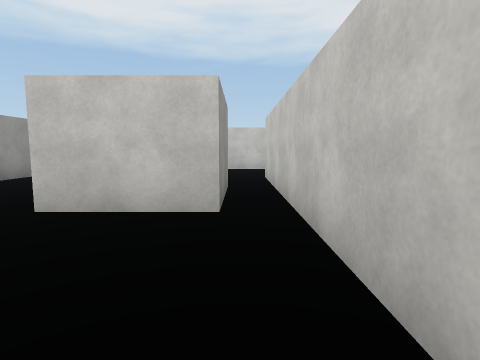
[1] (above)

24 first-person views from a walk through a Unity game level. The camera is 1.4 m above the floor, tilts 6° down and sees 80° across. The floor is counted in squares, 2 m on a side. Each view is taken from the middle of a square. On the plan, view 1 faces up. The plan holds only what a view shows up to about 10 squares ahead; the rest is blank. The player is left out. Surface patterns are stand-ins for the level's own textures.

[2]
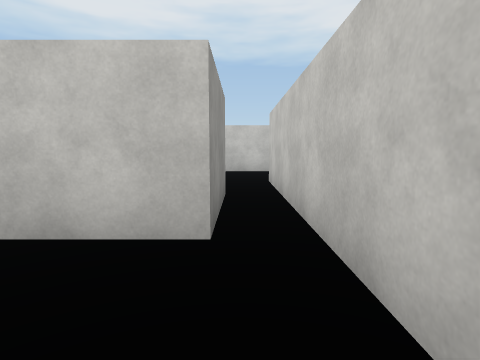

[3]
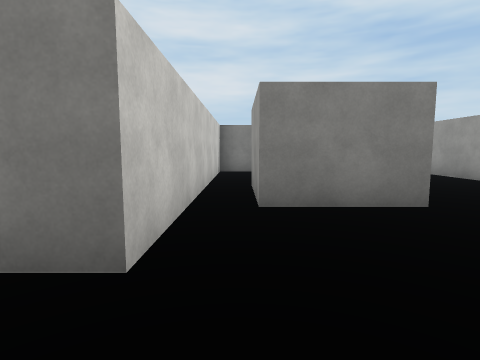

[4]
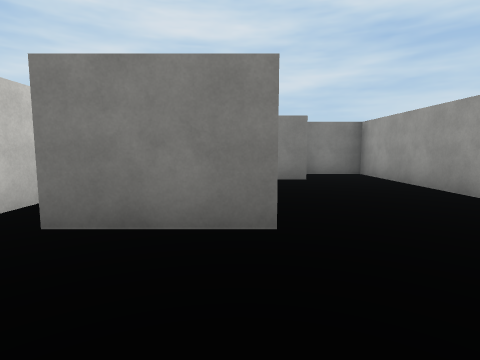

[5]
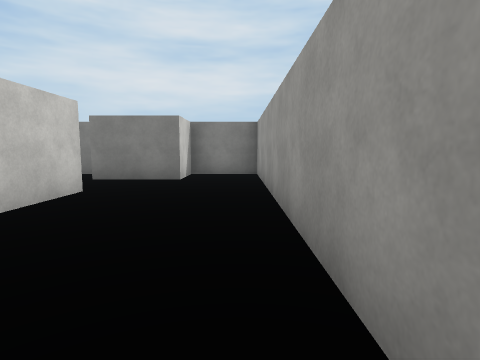

[6]
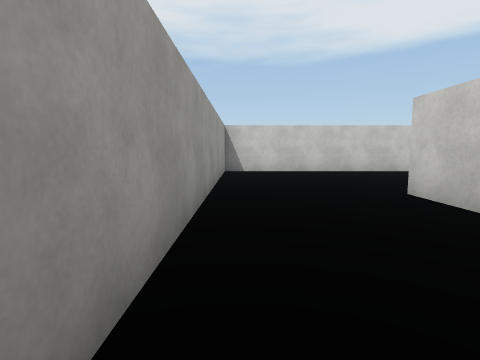

[7]
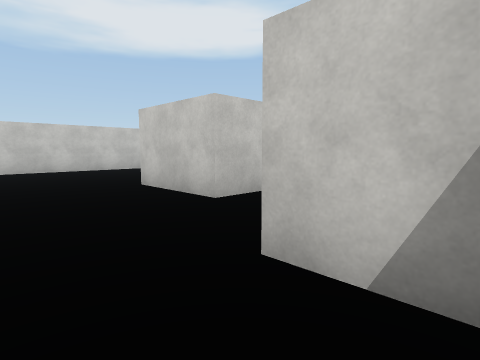

[8]
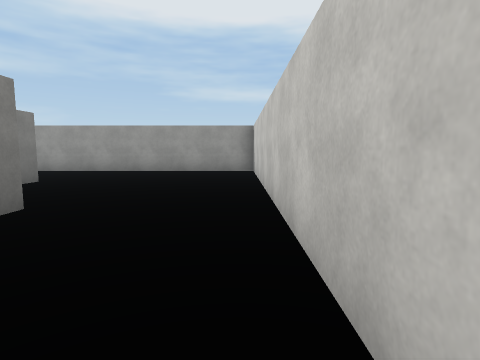

[9]
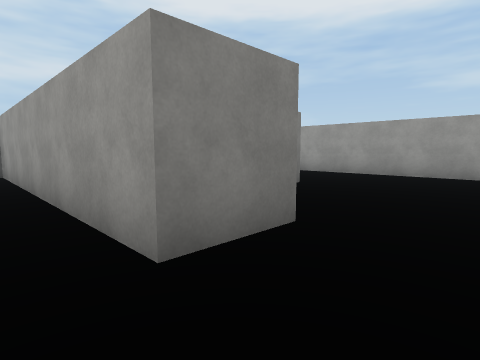

[10]
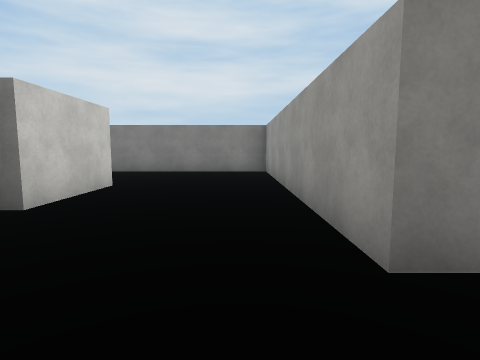

[11]
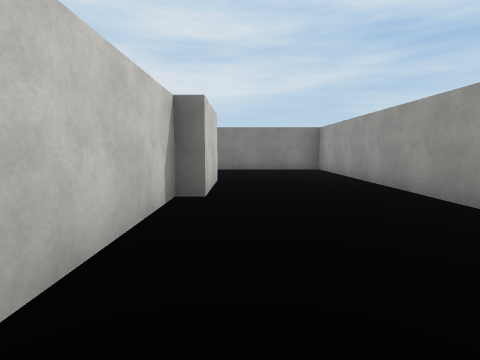

[12]
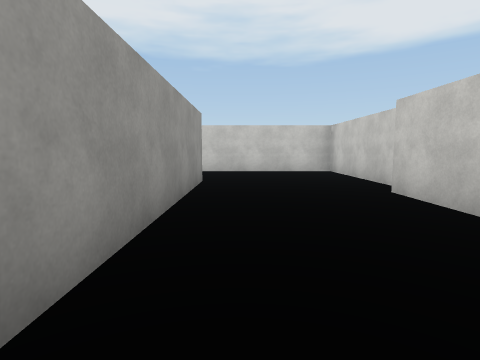

[13]
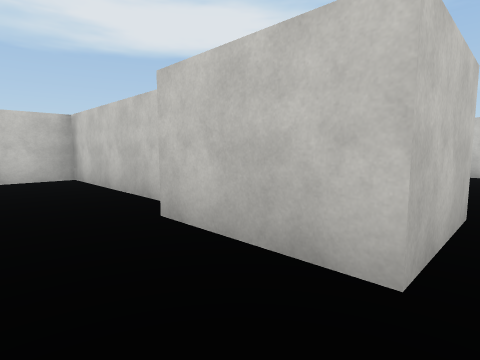

[14]
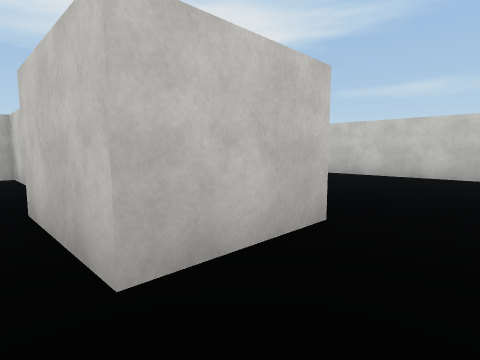

[15]
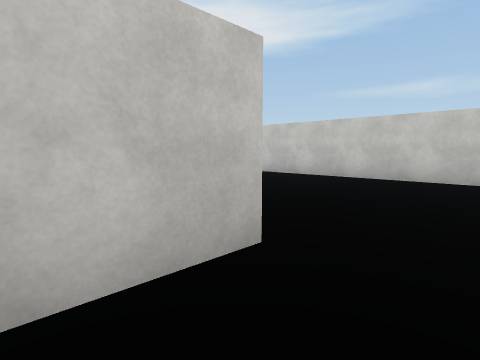

[16]
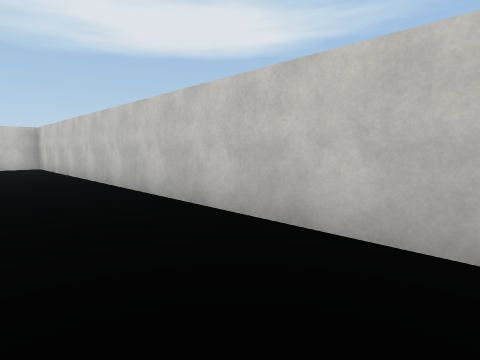

[17]
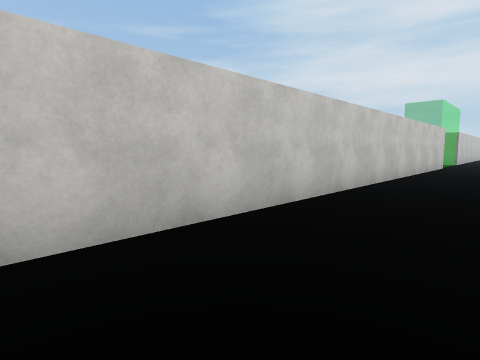

[18]
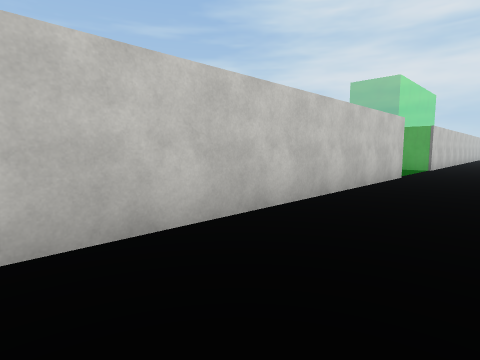

[19]
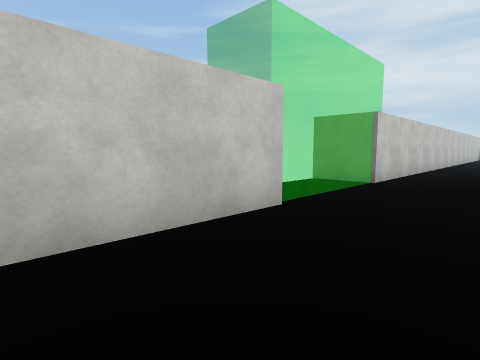

[20]
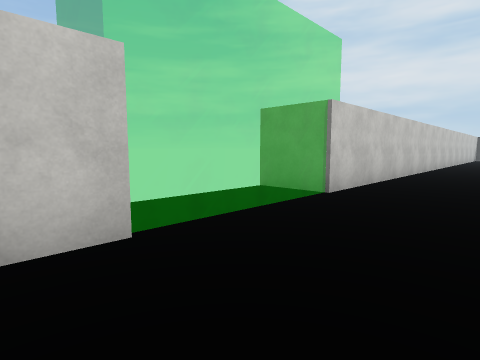

[21]
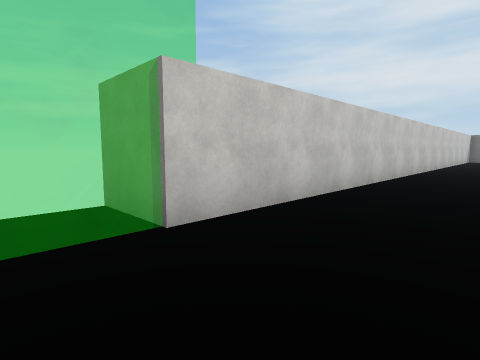

[22]
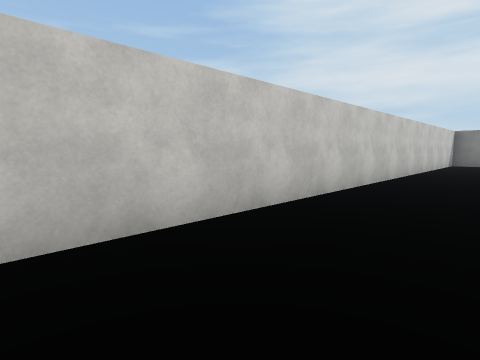

[23]
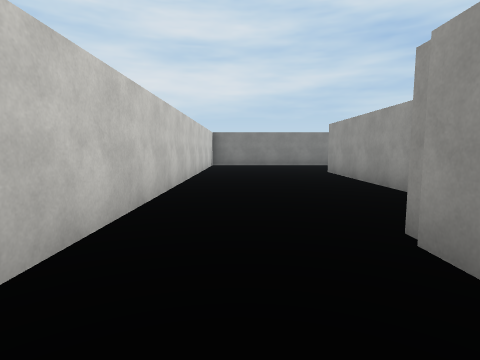

[24]
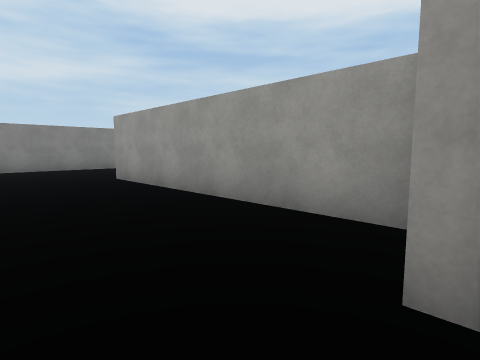

### Floor plan
Points are (right, up) in squares from view 1. A wall is a line through its corners. A room is listed if a view was taken in it or the views show most of it. See-through windows are left out.
Room 1 (views 1, 2)
walls: (-2.6, 1.2) (-1.4, 1.2); (-0.8, -0.3) (0.8, -0.3); (0.7, 0) (0.7, 5.4); (-0.2, 5.5) (-0.2, 3.2) (-2.3, 3.2)
ways out: opening at (-2, 2.5) to room 2; opening at (0, 4.5) to room 2
Room 2 (views 3, 4, 5, 6, 7, 8, 9, 10, 11, 12, 13, 14, 15, 16, 17, 18, 19, 20, 21, 22, 23, 24)
walls: (13.2, -9) (13.2, 10); (10.6, -19.5) (10.6, -20.4); (9.2, -20.6) (9.2, -27.1); (7.6, 3.4) (5.5, 3.4) (5.5, 5.7); (13.2, -28.1) (13.2, -12.3) (14.8, -12.3); (6, 5.7) (6, 10.5) (-5.5, 10.5) (-5.5, -0.3) (-3.6, -0.3) (-3.6, 1.2) (-2.6, 1.2); (0.7, 5.4) (0.7, 7.4) (2.1, 7.4) (2.1, -0.3) (7.2, -0.3); (-2.3, 3.2) (-2.3, 5.5) (-0.2, 5.5); (8.9, -31.1) (11.1, -31.1); (12.9, 10.5) (12, 10.5)
ways out: opening at (-2, 2.5) to room 1; opening at (0, 4.5) to room 1

Positions as (right, up) in squares from view 1, and headings:
1: (0, 0), facing up
2: (0, 1), facing up
3: (0, 9), facing down
4: (-2, 8), facing down
5: (-5, 8), facing down
6: (-5, 1), facing up
7: (-5, 0), facing up-right
8: (4, 10), facing left
9: (3, 9), facing down-left
10: (3, 9), facing down
11: (5, 10), facing down
12: (3, 1), facing up
13: (4, 3), facing up-right
14: (5, 2), facing up-right
15: (6, 2), facing up-right
16: (11, -2), facing up-right
17: (11, 4), facing down-right
18: (11, -1), facing down-right
19: (11, -6), facing down-right
20: (11, -8), facing down-right
21: (11, -11), facing down-right
22: (11, -16), facing down-right
23: (12, -18), facing down
24: (12, -20), facing down-left
